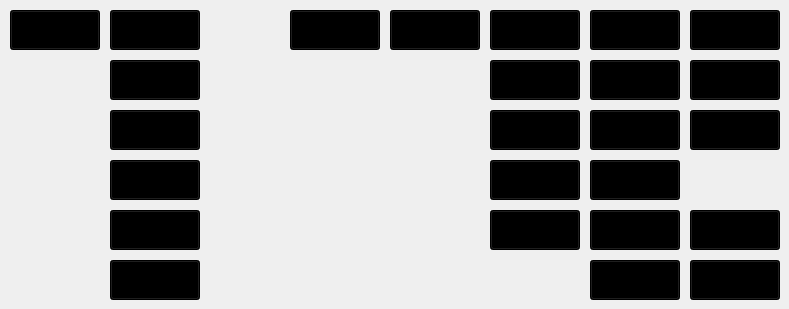
   <widget class="QWidget" name="tab_G_bis_R">
    <attribute name="title">
     <string>Websides von G bis R</string>
    </attribute>
    <widget class="QPushButton" name="Btn_HardX">
     <property name="geometry">
      <rect>
       <x>110</x>
       <y>110</y>
       <width>90</width>
       <height>40</height>
      </rect>
     </property>
     <property name="font">
      <font>
       <pointsize>18</pointsize>
      </font>
     </property>
     <property name="whatsThis">
      <string>HardX</string>
     </property>
     <property name="styleSheet">
      <string notr="true">QPushButton {	background-color: rgb(0, 0, 0);}                  
QPushButton:hover{background-color: rgb(255, 85, 255);}   </string>
     </property>
     <property name="text">
      <string/>
     </property>
     <property name="iconSize">
      <size>
       <width>90</width>
       <height>40</height>
      </size>
     </property>
    </widget>
    <widget class="QPushButton" name="Btn_NaughtyAmerica">
     <property name="geometry">
      <rect>
       <x>690</x>
       <y>10</y>
       <width>90</width>
       <height>40</height>
      </rect>
     </property>
     <property name="font">
      <font>
       <pointsize>18</pointsize>
      </font>
     </property>
     <property name="toolTip">
      <string>NaughtyAmerica</string>
     </property>
     <property name="whatsThis">
      <string>NaughtyAmerica</string>
     </property>
     <property name="styleSheet">
      <string notr="true">QPushButton {	background-color: rgb(0, 0, 0);}                  
QPushButton:hover{background-color: rgb(255, 85, 255);}   </string>
     </property>
     <property name="text">
      <string/>
     </property>
     <property name="icon">
      <iconset resource="../resource_collection_files/studios.qrc">
       <normaloff>:/studios/networkNaughtyAmerica/NaughtyAmerica/naughtyamerica.png</normaloff>:/studios/networkNaughtyAmerica/NaughtyAmerica/naughtyamerica.png</iconset>
     </property>
     <property name="iconSize">
      <size>
       <width>90</width>
       <height>40</height>
      </size>
     </property>
    </widget>
    <widget class="QPushButton" name="Btn_MomXXX">
     <property name="geometry">
      <rect>
       <x>590</x>
       <y>10</y>
       <width>90</width>
       <height>40</height>
      </rect>
     </property>
     <property name="font">
      <font>
       <pointsize>18</pointsize>
      </font>
     </property>
     <property name="whatsThis">
      <string>MomXXX</string>
     </property>
     <property name="styleSheet">
      <string notr="true">QPushButton {	background-color: rgb(0, 0, 0);}                  
QPushButton:hover{background-color: rgb(255, 85, 255);}   </string>
     </property>
     <property name="text">
      <string/>
     </property>
     <property name="iconSize">
      <size>
       <width>90</width>
       <height>40</height>
      </size>
     </property>
    </widget>
    <widget class="QPushButton" name="Btn_Joymii">
     <property name="geometry">
      <rect>
       <x>290</x>
       <y>10</y>
       <width>90</width>
       <height>40</height>
      </rect>
     </property>
     <property name="font">
      <font>
       <pointsize>18</pointsize>
      </font>
     </property>
     <property name="whatsThis">
      <string>joymii</string>
     </property>
     <property name="styleSheet">
      <string notr="true">QPushButton {	background-color: rgb(0, 0, 0);}                  
QPushButton:hover{background-color: rgb(255, 85, 255);}   </string>
     </property>
     <property name="text">
      <string/>
     </property>
     <property name="iconSize">
      <size>
       <width>90</width>
       <height>40</height>
      </size>
     </property>
    </widget>
    <widget class="QPushButton" name="Btn_Mofos">
     <property name="geometry">
      <rect>
       <x>590</x>
       <y>60</y>
       <width>90</width>
       <height>40</height>
      </rect>
     </property>
     <property name="font">
      <font>
       <pointsize>18</pointsize>
      </font>
     </property>
     <property name="whatsThis">
      <string>Mofos</string>
     </property>
     <property name="styleSheet">
      <string notr="true">QPushButton {	background-color: rgb(0, 0, 0);}                  
QPushButton:hover{background-color: rgb(255, 85, 255);}   </string>
     </property>
     <property name="text">
      <string/>
     </property>
     <property name="iconSize">
      <size>
       <width>90</width>
       <height>40</height>
      </size>
     </property>
    </widget>
    <widget class="QPushButton" name="Btn_HookupHotshot">
     <property name="geometry">
      <rect>
       <x>110</x>
       <y>10</y>
       <width>90</width>
       <height>40</height>
      </rect>
     </property>
     <property name="font">
      <font>
       <pointsize>18</pointsize>
      </font>
     </property>
     <property name="whatsThis">
      <string>HookupHotshot</string>
     </property>
     <property name="styleSheet">
      <string notr="true">QPushButton {	background-color: rgb(0, 0, 0);}                  
QPushButton:hover{background-color: rgb(255, 85, 255);}   </string>
     </property>
     <property name="text">
      <string/>
     </property>
     <property name="iconSize">
      <size>
       <width>90</width>
       <height>40</height>
      </size>
     </property>
    </widget>
    <widget class="QPushButton" name="Btn_LetsDoeit">
     <property name="geometry">
      <rect>
       <x>490</x>
       <y>10</y>
       <width>90</width>
       <height>40</height>
      </rect>
     </property>
     <property name="font">
      <font>
       <pointsize>18</pointsize>
      </font>
     </property>
     <property name="whatsThis">
      <string>LetsDoeit</string>
     </property>
     <property name="styleSheet">
      <string notr="true">QPushButton {	background-color: rgb(0, 0, 0);}                  
QPushButton:hover{background-color: rgb(255, 85, 255);}   </string>
     </property>
     <property name="text">
      <string/>
     </property>
     <property name="iconSize">
      <size>
       <width>90</width>
       <height>40</height>
      </size>
     </property>
    </widget>
    <widget class="QPushButton" name="Btn_LegalPorno">
     <property name="geometry">
      <rect>
       <x>490</x>
       <y>60</y>
       <width>90</width>
       <height>40</height>
      </rect>
     </property>
     <property name="font">
      <font>
       <pointsize>18</pointsize>
      </font>
     </property>
     <property name="statusTip">
      <string>LegalPorno</string>
     </property>
     <property name="whatsThis">
      <string>LegalPorno</string>
     </property>
     <property name="styleSheet">
      <string notr="true">QPushButton {	background-color: rgb(0, 0, 0);}                  
QPushButton:hover{background-color: rgb(255, 85, 255);}   </string>
     </property>
     <property name="text">
      <string/>
     </property>
     <property name="icon">
      <iconset>
       <normaloff>:/studios/networkLegalPorno/LegalPorno/LegalPorno_90x40.jpg</normaloff>:/studios/networkLegalPorno/LegalPorno/LegalPorno_90x40.jpg</iconset>
     </property>
     <property name="iconSize">
      <size>
       <width>90</width>
       <height>40</height>
      </size>
     </property>
    </widget>
    <widget class="QPushButton" name="Btn_HussiePass">
     <property name="geometry">
      <rect>
       <x>110</x>
       <y>160</y>
       <width>90</width>
       <height>40</height>
      </rect>
     </property>
     <property name="font">
      <font>
       <pointsize>18</pointsize>
      </font>
     </property>
     <property name="whatsThis">
      <string>HussiePass</string>
     </property>
     <property name="styleSheet">
      <string notr="true">QPushButton {	background-color: rgb(0, 0, 0);}                  
QPushButton:hover{background-color: rgb(255, 85, 255);}   </string>
     </property>
     <property name="text">
      <string/>
     </property>
     <property name="iconSize">
      <size>
       <width>90</width>
       <height>40</height>
      </size>
     </property>
    </widget>
    <widget class="QPushButton" name="Btn_Hitzefrei">
     <property name="geometry">
      <rect>
       <x>110</x>
       <y>60</y>
       <width>90</width>
       <height>40</height>
      </rect>
     </property>
     <property name="font">
      <font>
       <pointsize>18</pointsize>
      </font>
     </property>
     <property name="whatsThis">
      <string>Hitzefrei</string>
     </property>
     <property name="styleSheet">
      <string notr="true">QPushButton {	background-color: rgb(0, 0, 0);}                  
QPushButton:hover{background-color: rgb(255, 85, 255);}   </string>
     </property>
     <property name="text">
      <string/>
     </property>
     <property name="iconSize">
      <size>
       <width>90</width>
       <height>40</height>
      </size>
     </property>
    </widget>
    <widget class="QPushButton" name="Btn_nuruMassage">
     <property name="geometry">
      <rect>
       <x>690</x>
       <y>60</y>
       <width>90</width>
       <height>40</height>
      </rect>
     </property>
     <property name="font">
      <font>
       <pointsize>18</pointsize>
      </font>
     </property>
     <property name="whatsThis">
      <string>nuruMassage</string>
     </property>
     <property name="styleSheet">
      <string notr="true">QPushButton {	background-color: rgb(0, 0, 0);}                  
QPushButton:hover{background-color: rgb(255, 85, 255);}   </string>
     </property>
     <property name="text">
      <string/>
     </property>
     <property name="iconSize">
      <size>
       <width>90</width>
       <height>40</height>
      </size>
     </property>
    </widget>
    <widget class="QPushButton" name="Btn_Kink">
     <property name="geometry">
      <rect>
       <x>390</x>
       <y>10</y>
       <width>90</width>
       <height>40</height>
      </rect>
     </property>
     <property name="font">
      <font>
       <pointsize>18</pointsize>
      </font>
     </property>
     <property name="toolTip">
      <string>Network 'Kink'</string>
     </property>
     <property name="whatsThis">
      <string>Kink</string>
     </property>
     <property name="styleSheet">
      <string notr="true">QPushButton {	background-color: rgb(0, 0, 0);}                  
QPushButton:hover{background-color: rgb(255, 85, 255);}   </string>
     </property>
     <property name="text">
      <string/>
     </property>
     <property name="iconSize">
      <size>
       <width>90</width>
       <height>40</height>
      </size>
     </property>
    </widget>
    <widget class="QPushButton" name="Btn_MomXXX_2">
     <property name="geometry">
      <rect>
       <x>590</x>
       <y>110</y>
       <width>90</width>
       <height>40</height>
      </rect>
     </property>
     <property name="font">
      <font>
       <pointsize>18</pointsize>
      </font>
     </property>
     <property name="whatsThis">
      <string>MomXXX</string>
     </property>
     <property name="styleSheet">
      <string notr="true">QPushButton {	background-color: rgb(0, 0, 0);}                  
QPushButton:hover{background-color: rgb(255, 85, 255);}   </string>
     </property>
     <property name="text">
      <string/>
     </property>
     <property name="iconSize">
      <size>
       <width>90</width>
       <height>40</height>
      </size>
     </property>
    </widget>
    <widget class="QPushButton" name="Btn_nuruMassage_2">
     <property name="geometry">
      <rect>
       <x>690</x>
       <y>110</y>
       <width>90</width>
       <height>40</height>
      </rect>
     </property>
     <property name="font">
      <font>
       <pointsize>18</pointsize>
      </font>
     </property>
     <property name="whatsThis">
      <string>nuruMassage</string>
     </property>
     <property name="styleSheet">
      <string notr="true">QPushButton {	background-color: rgb(0, 0, 0);}                  
QPushButton:hover{background-color: rgb(255, 85, 255);}   </string>
     </property>
     <property name="text">
      <string/>
     </property>
     <property name="iconSize">
      <size>
       <width>90</width>
       <height>40</height>
      </size>
     </property>
    </widget>
    <widget class="QPushButton" name="Btn_LetsDoeit_2">
     <property name="geometry">
      <rect>
       <x>490</x>
       <y>110</y>
       <width>90</width>
       <height>40</height>
      </rect>
     </property>
     <property name="font">
      <font>
       <pointsize>18</pointsize>
      </font>
     </property>
     <property name="whatsThis">
      <string>LetsDoeit</string>
     </property>
     <property name="styleSheet">
      <string notr="true">QPushButton {	background-color: rgb(0, 0, 0);}                  
QPushButton:hover{background-color: rgb(255, 85, 255);}   </string>
     </property>
     <property name="text">
      <string/>
     </property>
     <property name="iconSize">
      <size>
       <width>90</width>
       <height>40</height>
      </size>
     </property>
    </widget>
    <widget class="QPushButton" name="Btn_Mofos_2">
     <property name="geometry">
      <rect>
       <x>590</x>
       <y>160</y>
       <width>90</width>
       <height>40</height>
      </rect>
     </property>
     <property name="font">
      <font>
       <pointsize>18</pointsize>
      </font>
     </property>
     <property name="whatsThis">
      <string>Mofos</string>
     </property>
     <property name="styleSheet">
      <string notr="true">QPushButton {	background-color: rgb(0, 0, 0);}                  
QPushButton:hover{background-color: rgb(255, 85, 255);}   </string>
     </property>
     <property name="text">
      <string/>
     </property>
     <property name="iconSize">
      <size>
       <width>90</width>
       <height>40</height>
      </size>
     </property>
    </widget>
    <widget class="QPushButton" name="Btn_LezCuties">
     <property name="geometry">
      <rect>
       <x>490</x>
       <y>160</y>
       <width>90</width>
       <height>40</height>
      </rect>
     </property>
     <property name="font">
      <font>
       <pointsize>18</pointsize>
      </font>
     </property>
     <property name="whatsThis">
      <string>LezCuties</string>
     </property>
     <property name="styleSheet">
      <string notr="true">QPushButton {	background-color: rgb(0, 0, 0);}                  
QPushButton:hover{background-color: rgb(255, 85, 255);}   </string>
     </property>
     <property name="text">
      <string/>
     </property>
     <property name="iconSize">
      <size>
       <width>90</width>
       <height>40</height>
      </size>
     </property>
    </widget>
    <widget class="QPushButton" name="Btn_NewSensations">
     <property name="geometry">
      <rect>
       <x>690</x>
       <y>210</y>
       <width>90</width>
       <height>40</height>
      </rect>
     </property>
     <property name="font">
      <font>
       <pointsize>18</pointsize>
      </font>
     </property>
     <property name="toolTipDuration">
      <number>-3</number>
     </property>
     <property name="whatsThis">
      <string>NewSensations</string>
     </property>
     <property name="styleSheet">
      <string notr="true">QPushButton {	background-color: rgb(0, 0, 0);}                  
QPushButton:hover{background-color: rgb(255, 85, 255);}   </string>
     </property>
     <property name="text">
      <string/>
     </property>
     <property name="icon">
      <iconset>
       <normaloff>:/studios/networkNaughtyAmerica/NaughtyAmerica/NaughtyAmerica_90x40.png</normaloff>:/studios/networkNaughtyAmerica/NaughtyAmerica/NaughtyAmerica_90x40.png</iconset>
     </property>
     <property name="iconSize">
      <size>
       <width>90</width>
       <height>40</height>
      </size>
     </property>
    </widget>
    <widget class="QPushButton" name="Btn_NannySpy">
     <property name="geometry">
      <rect>
       <x>690</x>
       <y>260</y>
       <width>90</width>
       <height>40</height>
      </rect>
     </property>
     <property name="font">
      <font>
       <pointsize>18</pointsize>
      </font>
     </property>
     <property name="toolTip">
      <string>NannySpy</string>
     </property>
     <property name="whatsThis">
      <string>NannySpy</string>
     </property>
     <property name="styleSheet">
      <string notr="true">QPushButton {	background-color: rgb(0, 0, 0);}                  
QPushButton:hover{background-color: rgb(255, 85, 255);}   </string>
     </property>
     <property name="text">
      <string/>
     </property>
     <property name="icon">
      <iconset resource="../resource_collection_files/studios.qrc">
       <normaloff>:/studios/networkPornPros/NannySpy/nannyspy.png</normaloff>:/studios/networkPornPros/NannySpy/nannyspy.png</iconset>
     </property>
     <property name="iconSize">
      <size>
       <width>90</width>
       <height>40</height>
      </size>
     </property>
    </widget>
    <widget class="QPushButton" name="Btn_MyVeryFirstTime">
     <property name="geometry">
      <rect>
       <x>590</x>
       <y>210</y>
       <width>90</width>
       <height>40</height>
      </rect>
     </property>
     <property name="font">
      <font>
       <pointsize>18</pointsize>
      </font>
     </property>
     <property name="toolTip">
      <string>MyVeryFirstTime</string>
     </property>
     <property name="whatsThis">
      <string>MyVeryFirstTime</string>
     </property>
     <property name="styleSheet">
      <string notr="true">QPushButton {	background-color: rgb(0, 0, 0);}                  
QPushButton:hover{background-color: rgb(255, 85, 255);}   </string>
     </property>
     <property name="text">
      <string/>
     </property>
     <property name="icon">
      <iconset resource="../resource_collection_files/studios.qrc">
       <normaloff>:/studios/networkPornPros/MyVeryFirstTime/myveryfirsttime.png</normaloff>:/studios/networkPornPros/MyVeryFirstTime/myveryfirsttime.png</iconset>
     </property>
     <property name="iconSize">
      <size>
       <width>90</width>
       <height>40</height>
      </size>
     </property>
    </widget>
    <widget class="QPushButton" name="Btn_Lubed">
     <property name="geometry">
      <rect>
       <x>490</x>
       <y>210</y>
       <width>90</width>
       <height>40</height>
      </rect>
     </property>
     <property name="sizePolicy">
      <sizepolicy hsizetype="Minimum" vsizetype="Fixed">
       <horstretch>0</horstretch>
       <verstretch>0</verstretch>
      </sizepolicy>
     </property>
     <property name="font">
      <font>
       <pointsize>18</pointsize>
      </font>
     </property>
     <property name="toolTip">
      <string>Lubed</string>
     </property>
     <property name="whatsThis">
      <string>Lubed</string>
     </property>
     <property name="styleSheet">
      <string notr="true">QPushButton {	background-color: rgb(0, 0, 0);}                  
QPushButton:hover{background-color: rgb(255, 85, 255);}   </string>
     </property>
     <property name="text">
      <string/>
     </property>
     <property name="icon">
      <iconset resource="../resource_collection_files/studios.qrc">
       <normaloff>:/studios/networkPornPros/Lubed/lubed.png</normaloff>:/studios/networkPornPros/Lubed/lubed.png</iconset>
     </property>
     <property name="iconSize">
      <size>
       <width>90</width>
       <height>40</height>
      </size>
     </property>
    </widget>
    <widget class="QPushButton" name="Btn_Mom4K">
     <property name="geometry">
      <rect>
       <x>590</x>
       <y>260</y>
       <width>90</width>
       <height>40</height>
      </rect>
     </property>
     <property name="font">
      <font>
       <pointsize>18</pointsize>
      </font>
     </property>
     <property name="toolTip">
      <string>Mom4K</string>
     </property>
     <property name="whatsThis">
      <string>Mom4K</string>
     </property>
     <property name="styleSheet">
      <string notr="true">QPushButton {	background-color: rgb(0, 0, 0);}                  
QPushButton:hover{background-color: rgb(255, 85, 255);}   </string>
     </property>
     <property name="text">
      <string/>
     </property>
     <property name="icon">
      <iconset resource="../resource_collection_files/studios.qrc">
       <normaloff>:/studios/networkPornPros/Mom4K/mom4k.png</normaloff>:/studios/networkPornPros/Mom4K/mom4k.png</iconset>
     </property>
     <property name="iconSize">
      <size>
       <width>90</width>
       <height>40</height>
      </size>
     </property>
    </widget>
    <widget class="QPushButton" name="Btn_GirlCum">
     <property name="geometry">
      <rect>
       <x>10</x>
       <y>10</y>
       <width>90</width>
       <height>40</height>
      </rect>
     </property>
     <property name="font">
      <font>
       <pointsize>18</pointsize>
      </font>
     </property>
     <property name="toolTip">
      <string>GirlCum</string>
     </property>
     <property name="whatsThis">
      <string>GirlCum</string>
     </property>
     <property name="styleSheet">
      <string notr="true">QPushButton {	background-color: rgb(0, 0, 0);}                  
QPushButton:hover{background-color: rgb(255, 85, 255);}   </string>
     </property>
     <property name="text">
      <string/>
     </property>
     <property name="icon">
      <iconset resource="../resource_collection_files/studios.qrc">
       <normaloff>:/studios/networkPornPros/GirlCum/girlcum.png</normaloff>:/studios/networkPornPros/GirlCum/girlcum.png</iconset>
     </property>
     <property name="iconSize">
      <size>
       <width>90</width>
       <height>40</height>
      </size>
     </property>
    </widget>
    <widget class="QPushButton" name="Btn_Holed">
     <property name="geometry">
      <rect>
       <x>110</x>
       <y>210</y>
       <width>90</width>
       <height>40</height>
      </rect>
     </property>
     <property name="sizePolicy">
      <sizepolicy hsizetype="Minimum" vsizetype="Fixed">
       <horstretch>0</horstretch>
       <verstretch>0</verstretch>
      </sizepolicy>
     </property>
     <property name="font">
      <font>
       <pointsize>18</pointsize>
      </font>
     </property>
     <property name="toolTip">
      <string>Holed</string>
     </property>
     <property name="whatsThis">
      <string>Holed</string>
     </property>
     <property name="styleSheet">
      <string notr="true">QPushButton {	background-color: rgb(0, 0, 0);}                  
QPushButton:hover{background-color: rgb(255, 85, 255);}   </string>
     </property>
     <property name="text">
      <string/>
     </property>
     <property name="icon">
      <iconset resource="../resource_collection_files/studios.qrc">
       <normaloff>:/studios/networkPornPros/Holed/holed.png</normaloff>:/studios/networkPornPros/Holed/holed.png</iconset>
     </property>
     <property name="iconSize">
      <size>
       <width>90</width>
       <height>40</height>
      </size>
     </property>
    </widget>
    <widget class="QPushButton" name="Btn_HDMassagePorn">
     <property name="geometry">
      <rect>
       <x>110</x>
       <y>260</y>
       <width>90</width>
       <height>40</height>
      </rect>
     </property>
     <property name="sizePolicy">
      <sizepolicy hsizetype="Fixed" vsizetype="Fixed">
       <horstretch>90</horstretch>
       <verstretch>40</verstretch>
      </sizepolicy>
     </property>
     <property name="minimumSize">
      <size>
       <width>90</width>
       <height>40</height>
      </size>
     </property>
     <property name="maximumSize">
      <size>
       <width>90</width>
       <height>40</height>
      </size>
     </property>
     <property name="sizeIncrement">
      <size>
       <width>90</width>
       <height>40</height>
      </size>
     </property>
     <property name="baseSize">
      <size>
       <width>90</width>
       <height>40</height>
      </size>
     </property>
     <property name="font">
      <font>
       <pointsize>18</pointsize>
      </font>
     </property>
     <property name="cursor">
      <cursorShape>OpenHandCursor</cursorShape>
     </property>
     <property name="toolTip">
      <string>HDMassagePorn</string>
     </property>
     <property name="whatsThis">
      <string>HDMassagePorn</string>
     </property>
     <property name="autoFillBackground">
      <bool>false</bool>
     </property>
     <property name="styleSheet">
      <string notr="true">QPushButton {	background-color: rgb(0, 0, 0);}                  
QPushButton:hover{background-color: rgb(255, 85, 255);}   </string>
     </property>
     <property name="text">
      <string notr="true"/>
     </property>
     <property name="icon">
      <iconset resource="../resource_collection_files/studios.qrc">
       <normaloff>:/studios/networkWTFPass/HDMassagePorn/HD Massage Porn.png</normaloff>:/studios/networkWTFPass/HDMassagePorn/HD Massage Porn.png</iconset>
     </property>
     <property name="iconSize">
      <size>
       <width>90</width>
       <height>40</height>
      </size>
     </property>
     <property name="autoRepeat">
      <bool>false</bool>
     </property>
     <property name="autoExclusive">
      <bool>false</bool>
     </property>
     <property name="autoDefault">
      <bool>false</bool>
     </property>
     <property name="default">
      <bool>false</bool>
     </property>
     <property name="flat">
      <bool>false</bool>
     </property>
    </widget>
   </widget>
